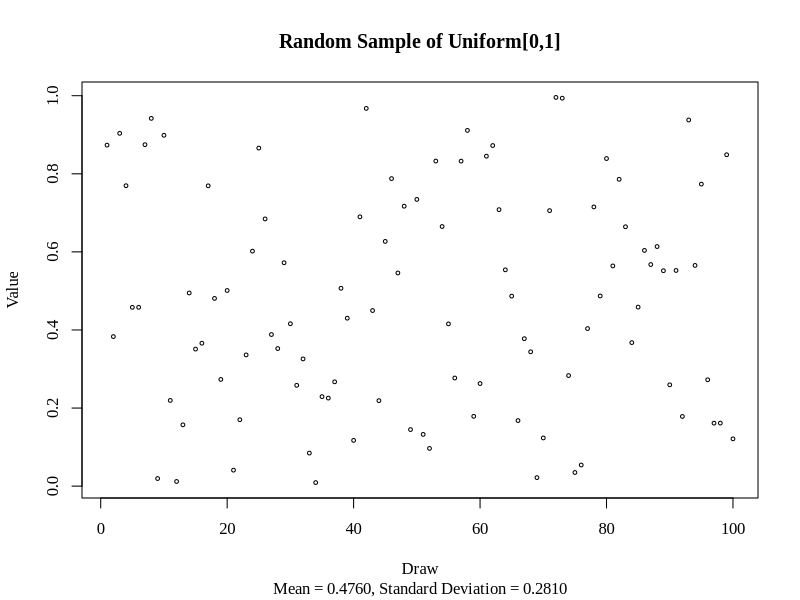
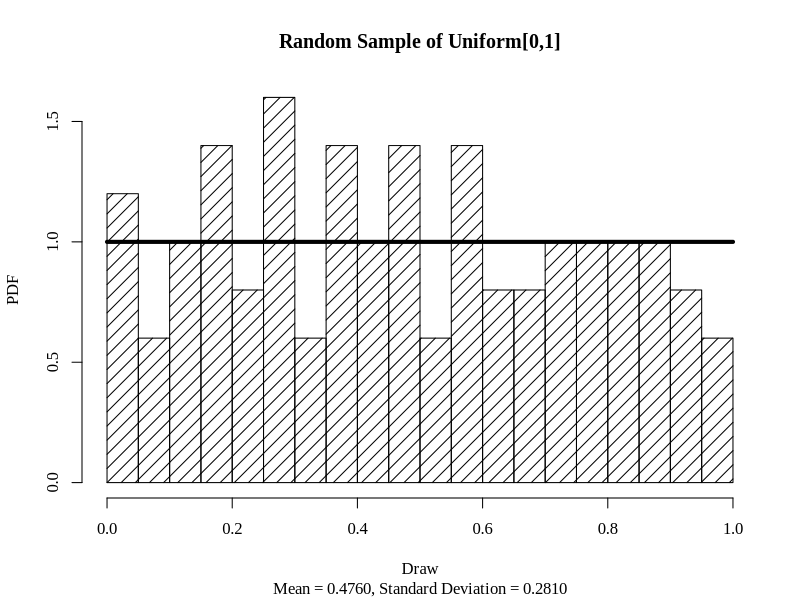
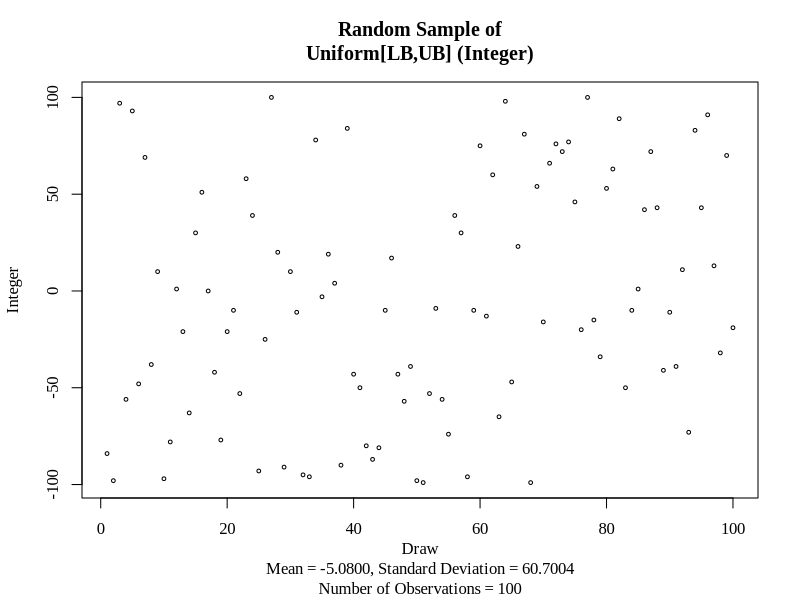
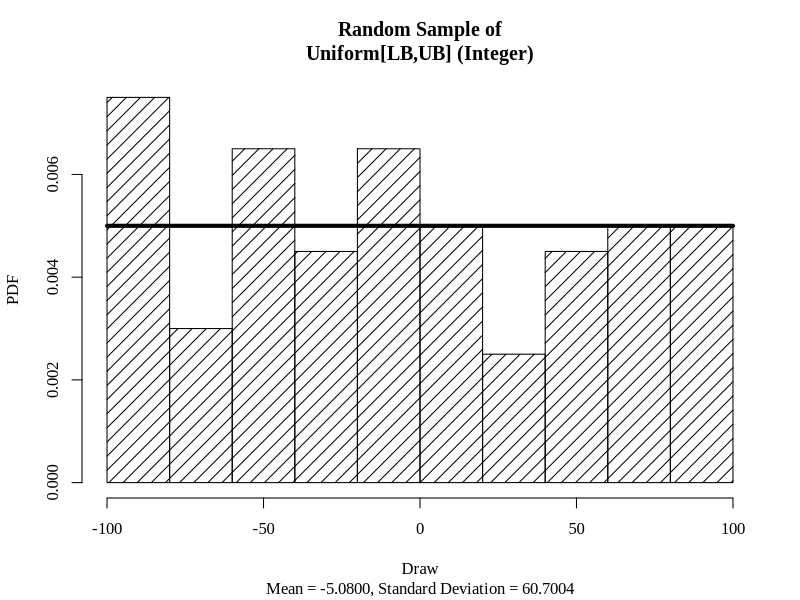
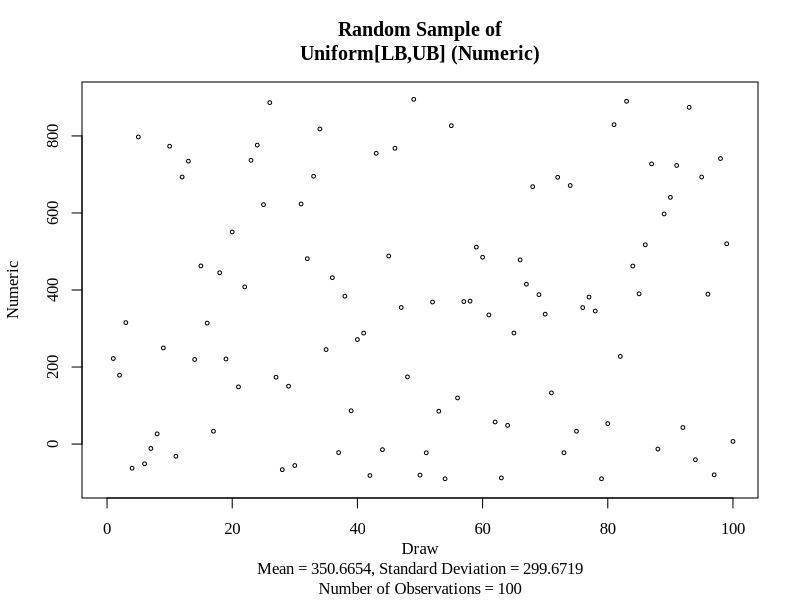
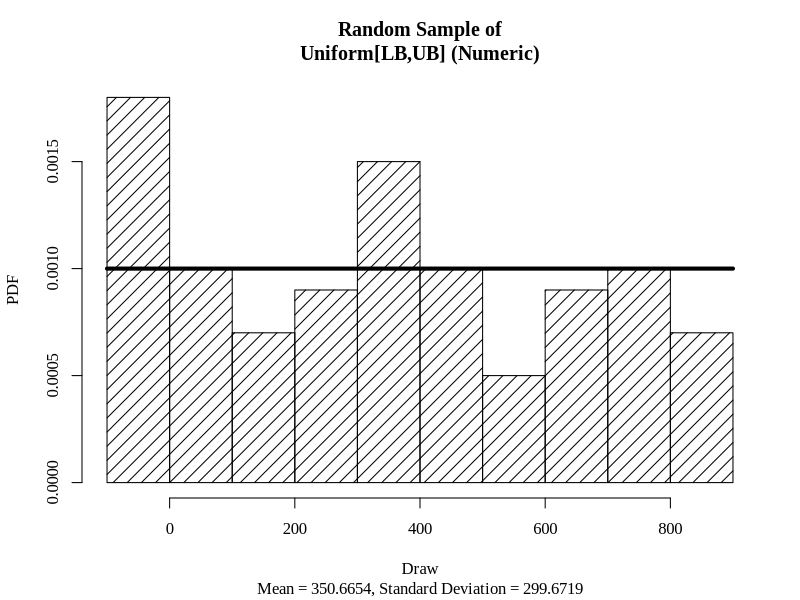
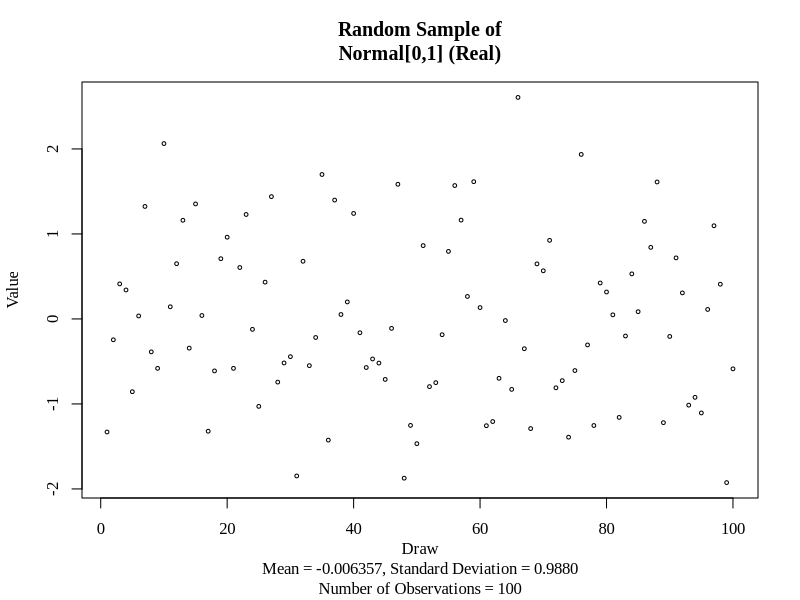
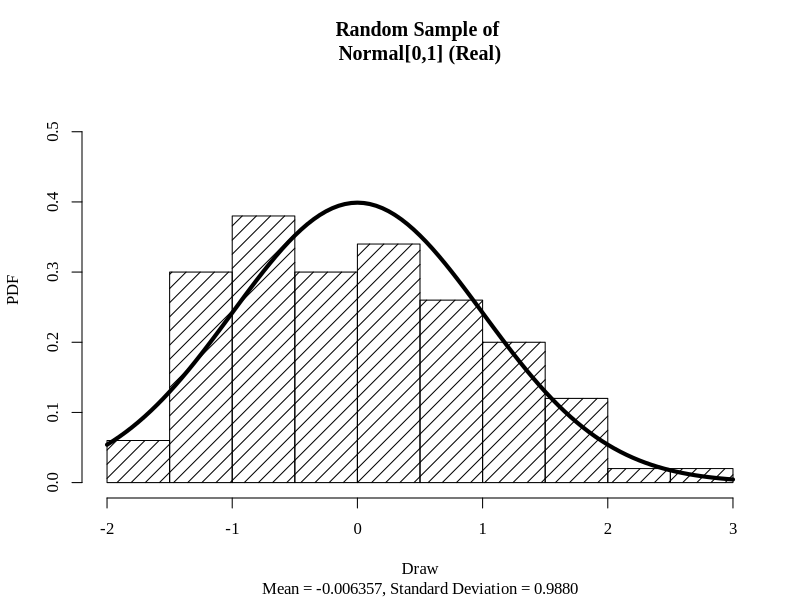

Reproduce these figures in R, in order.
# 3.3 Univariate RNG Test.R
# Insight: Illustrate uniform random number generation
# stats: dunif(), punif(), qunif(), mean(), sd()
# getOptions(), options(), format(), .Machine$integer.max, plot(), hist(), curve()
# Univariate random number generator examples
# rmarkdown::render("3.3 Univariate RNG Test.R", "word_document")
rm(list = ls())  # Take out the Environment "trash"
cat("\014") # Clear Console, making error checking easier.
while (!is.null(dev.list()))  dev.off() # Clear old plots
par(family = 'Times New Roman') # Globally set fonts for graphs
# Libraries
#  date - functions for handling dates
Packages <- c("stats") 
if(length(setdiff(Packages, rownames(installed.packages()))) > 0) {
  install.packages(setdiff(Packages, rownames(installed.packages())))
} # Make sure libraries are installed on this computer
lapply(Packages, library, character.only=TRUE) # Load and attach libraries
rm(Packages)
# Input parameters
NumberOfObservations = 1 # Sample size
LowerBound = 0 # Minimum
UpperBound = 1 # Maximum
# Generates a uniform random number
SampleDraw = runif(NumberOfObservations, LowerBound, UpperBound) 
QuantileValue = 0.75 # Quantiles
# Probability density function
PDF = dunif(QuantileValue, LowerBound, UpperBound, log = FALSE) 
# Cumulative distribution function
CDF = punif(QuantileValue, LowerBound, UpperBound, lower.tail = TRUE, log.p = FALSE) 
# Quantile function
QF = qunif(CDF, LowerBound, UpperBound, lower.tail = TRUE, log.p = FALSE) 
getOption("digits")
options(digits = 4) # Data for graphs less cluttered
#
# Example 1: Standard uniform numeric with range 0 to 1
#
NumberOfObservations = 100
x = c(1:NumberOfObservations)
y = c(1:NumberOfObservations)
LowerBound = 0 # Minimum
UpperBound = 1 # Maximum
y = runif(NumberOfObservations, LowerBound, UpperBound)
yMean = mean(y)
# Details on format: (converts to character)
# trim - if FALSE, values are right justified to common width, if TRUE leading 
#  blanks for justification are suppressed
# digits - "how many significant digits are to be used," not sure
# nsmall - minimum number of digits to the right of the decimal point
# justify - left, right, or centered
yMean <- format(yMean, trim = FALSE, digits = NULL, nsmall = 4, justify = "right")
yStdDev = sd(y)
yStdDev <- format(yStdDev, trim = FALSE, digits = NULL, nsmall = 4, justify = "right")
xlim1 = c(1:2)
ylim1 = c(1:2)
MinValue = min(x)
MaxValue = max(x)
xlim1[1] = MinValue
xlim1[2] = MaxValue
MinValue = min(y)
MaxValue = max(y)
ylim1[1] = MinValue
ylim1[2] = MaxValue
Title1 = "Uniform[0,1]"
yTitle = "Value"
xTitle = "Draw"
plot(x,y,type="p",main=paste0("Random Sample of ", Title1),
  sub=paste0("Mean = ", yMean, ", Standard Deviation = ", yStdDev), 
  xlab=xTitle, ylab=yTitle, col="black", xlim = xlim1, ylim = ylim1, pch = 1, cex = 0.5)
yTitle = "PDF"
hist(y,main=paste0("Random Sample of ", Title1), breaks=20, freq=FALSE, col="black", 
  labels = FALSE, sub=paste0("Mean = ",yMean,", Standard Deviation = ", yStdDev), 
  xlab=xTitle,ylab=yTitle, plot=TRUE, axes=TRUE, density=10)  
curve(dunif(x, 0, 1), add=TRUE, col="black", lwd=4) 
#
# Example 2: Uniform integer with range LowerBound to UpperBound
#
LowerBound = -100L
UpperBound = 100L
NumberOfIntegers = UpperBound - LowerBound + 1
NumberOfObservations = 100
x = c(1:NumberOfObservations)
y = c(1:NumberOfObservations)
# Integer sample
.Machine$integer.max # Largest integer value on this machine
# sample.int: NumberOfIntegers sample range 1:NumberOfIntegers
# size - sample size
# replace - sample values replaced or not
# prob - vector of probability weights
y = sample.int(NumberOfIntegers, size = NumberOfObservations, replace = TRUE, prob = NULL)
y = y + LowerBound - 1 # Adjust integer vector for lower bound, lower bound not possible
yMean = mean(y)
yMean <- format(yMean, trim = FALSE, digits = NULL, nsmall = 4, justify = "right")
yStdDev = sd(y)
yStdDev <- format(yStdDev, trim = FALSE, digits = NULL, nsmall = 4, justify = "right")
xlim1 = c(1:2); ylim1 = c(1:2); MinValue = min(x); MaxValue = max(x)
xlim1[1] = MinValue; xlim1[2] = MaxValue; MinValue = min(y); MaxValue = max(y)
ylim1[1] = MinValue; ylim1[2] = MaxValue
Title1 = "Uniform[LB,UB] (Integer)"; yTitle = "Integer"; xTitle = "Draw"
plot(x,y,type="p",main=paste0("Random Sample of\n", Title1),
  sub=paste0(xTitle,"\nMean = ", yMean, ", Standard Deviation = ", yStdDev, 
     "\nNumber of Observations = ", NumberOfObservations), 
  ylab=yTitle, col="black", xlim = xlim1, ylim = ylim1, pch = 1, cex = 0.5, xlab="")
yTitle = "PDF"
hist(y,main=paste0("Random Sample of\n", Title1), breaks=10, freq=FALSE, col="black", 
  labels = FALSE, sub=paste0("Mean = ",yMean,", Standard Deviation = ", yStdDev), 
  xlab=xTitle, ylab=yTitle, plot=TRUE, axes=TRUE, density=10)
curve(dunif(x, LowerBound, UpperBound), add=TRUE, col="black", lwd=4) 
#
# Example 3: Uniform numeric with range LowerBound to UpperBound
#
LowerBound = -100.0
UpperBound = 900.0
NumberOfObservations = 100
x = c(1:NumberOfObservations)
y = runif(NumberOfObservations, LowerBound, UpperBound)
yMean = mean(y)
yMean <- format(yMean, trim = FALSE, digits = NULL, nsmall = 4, justify = "right")
yStdDev = sd(y)
yStdDev <- format(yStdDev, trim = FALSE, digits = NULL, nsmall = 4, justify = "right")
xlim1 = c(1:2); ylim1 = c(1:2)
xlim1[1] = 0; xlim1[2] = NumberOfObservations
ylim1[1] = LowerBound; ylim1[2] = UpperBound
Title1 = "Uniform[LB,UB] (Numeric)"
yTitle = "Numeric"
xTitle = "Draw"
plot(x,y,type="p",main=paste0("Random Sample of\n", Title1),
  sub=paste0(xTitle,"\nMean = ", yMean, ", Standard Deviation = ", yStdDev, 
    "\nNumber of Observations = ", NumberOfObservations), 
  ylab=yTitle, col="black", xlim = xlim1, ylim = ylim1, pch = 1, cex = 0.5, xlab="")
yTitle = "PDF"
hist(y,main=paste0("Random Sample of\n", Title1), breaks=10, freq=FALSE, col="black", 
  labels = FALSE, sub=paste0("Mean = ", yMean,", Standard Deviation = ", yStdDev), 
  xlab=xTitle, ylab=yTitle, plot=TRUE, axes=TRUE, density=10)
curve(dunif(x, LowerBound, UpperBound), add=TRUE, col="black", lwd=4) 
#
# Example 4: Standard normal (mean 0 and standard deviation 1)
#
NumberOfObservations = 100
x = c(1:NumberOfObservations)
y = c(1:NumberOfObservations)
PMean = 0
PStandardDeviation = 1
y = rnorm(NumberOfObservations, PMean, PStandardDeviation) 
yMean = mean(y)
yMean <- format(yMean, trim = FALSE, digits = NULL, nsmall = 4, justify = "right")
yStdDev = sd(y)
yStdDev <- format(yStdDev, trim = FALSE, digits = NULL, nsmall = 4, justify = "right")
xlim1 = c(1:2); ylim1 = c(1:2)
MinValue = min(x); MaxValue = max(x)
xlim1[1] = MinValue; xlim1[2] = MaxValue
MinValue = min(y); MaxValue = max(y)
ylim1[1] = MinValue; ylim1[2] = MaxValue
Title1 = "Normal[0,1] (Real)"
yTitle = "Value"
xTitle = "Draw"
plot(x,y,type="p",main=paste0("Random Sample of\n", Title1),
  sub=paste0(xTitle,"\nMean = ", yMean, ", Standard Deviation = ", yStdDev, 
    "\nNumber of Observations = ", NumberOfObservations), 
  ylab=yTitle, col="black", xlim = xlim1, ylim = ylim1, pch = 1, cex = 0.5, xlab="")
yTitle = "PDF"
yPDF <- 1/sqrt(2*pi) # Mode of standard normal PDF
MinValue = 0; MaxValue = yPDF
ylim1[1] = MinValue; ylim1[2] = MaxValue + 0.15
hist(y,main=paste0("Random Sample of \n", Title1), breaks=10, freq=FALSE, col="black", 
  labels = FALSE, sub=paste0("Mean = ", yMean,", Standard Deviation = ", yStdDev), 
  xlab=xTitle, ylab=yTitle, plot=TRUE, axes=TRUE, density=10, ylim = ylim1)
curve(dnorm(x, 0, 1), add=TRUE, col="black", lwd=4) 
#
# Example 5: Normal (mean and standard deviation)
#
PMean = 10.0
PStandardDeviation = 30.0
NumberOfObservations = 10000
x = c(1:NumberOfObservations)
y = c(1:NumberOfObservations)
y = rnorm(NumberOfObservations, PMean, PStandardDeviation) 
yMean = mean(y)
yMean <- format(yMean, trim = FALSE, digits = NULL, nsmall = 4, justify = "right")
yStdDev = sd(y)
yStdDev <- format(yStdDev, trim = FALSE, digits = NULL, nsmall = 4, justify = "right")
xlim1 = c(1:2); ylim1 = c(1:2)
MinValue = min(x); MaxValue = max(x)
xlim1[1] = MinValue; xlim1[2] = MaxValue
MinValue = min(y); MaxValue = max(y)
ylim1[1] = MinValue; ylim1[2] = MaxValue
Title1 = "Normal[Mean,StdDev] (Real)"
yTitle = "Real Number"
xTitle = "Draw"
plot(x,y,type="p",main=paste0("Random Sample of\n", Title1),
  sub=paste0(xTitle,"\nMean = ", yMean, ", Standard Deviation = ", yStdDev, 
    "\nNumber of Observations = ", NumberOfObservations), 
  ylab=yTitle, col="black", xlim = xlim1, ylim = ylim1, pch = 1, cex = 0.5, xlab="")
yTitle = "PDF"
yPDF <- 1/(sqrt(2*pi)*PStandardDeviation) # Mode of standard normal PDF
MinValue = 0; MaxValue = yPDF
ylim1[1] = MinValue; ylim1[2] = MaxValue + 0.01
hist(y,main=paste0("Random Sample of\n", Title1), breaks=10, freq=FALSE, col="black", 
  labels = FALSE, sub=paste0("Mean = ", yMean, ", Standard Deviation = ", yStdDev), 
  xlab=xTitle, ylab=yTitle, plot=TRUE, axes=TRUE, density=10, ylim = ylim1)
curve(dnorm(x, PMean, PStandardDeviation), add=TRUE, col="black", lwd=4) 
#
# Example 6: Likelihood (Bernoulli distribution)
#
DesiredLikelihood = 0.25 # Probability of success
NumberOfObservations = 100
LowerBound = 0 # Minimum
UpperBound = 1 # Maximum
x = c(1:NumberOfObservations)
y = c(1:NumberOfObservations)
y = runif(NumberOfObservations, LowerBound, UpperBound)
z = c(1:NumberOfObservations)
for(i in 1:NumberOfObservations){
  if(y[i] < DesiredLikelihood) y[i] = 1
  else y[i] = 0
  z[i] = DesiredLikelihood
}
yMean = mean(y)
yMean <- format(yMean, trim = FALSE, digits = NULL, nsmall = 4, justify = "right")
yStdDev = sd(y)
yStdDev <- format(yStdDev, trim = FALSE, digits = NULL, nsmall = 4, justify = "right")
xlim1 = c(1:2); ylim1 = c(1:2)
MinValue = min(x); MaxValue = max(x)
xlim1[1] = MinValue; xlim1[2] = MaxValue
MinValue = min(y); MaxValue = max(y)
ylim1[1] = MinValue; ylim1[2] = MaxValue
Title1 = "Bernoulli[DesiredLikelihood]"
yTitle = "Value"
xTitle = "Draw"
plot(x,y,type="p",main=paste0("Random Sample of\n", Title1),
  sub=paste0(xTitle,"\nMean = ", yMean, ", Standard Deviation = ", yStdDev, 
    "\nNumber of Observations = ", NumberOfObservations), 
  ylab=yTitle, col="black", xlim = xlim1, ylim = ylim1, pch = 1, cex = 0.5, xlab="")
yTitle = "PDF"
hist(y,main=paste0("Random Sample of \n", Title1), breaks=10, freq=FALSE, col="black", 
  labels = FALSE, sub=paste0("Mean = ",yMean,", Standard Deviation = ", yStdDev), 
  xlab=xTitle, ylab=yTitle, plot=TRUE, axes=TRUE, density=10)

